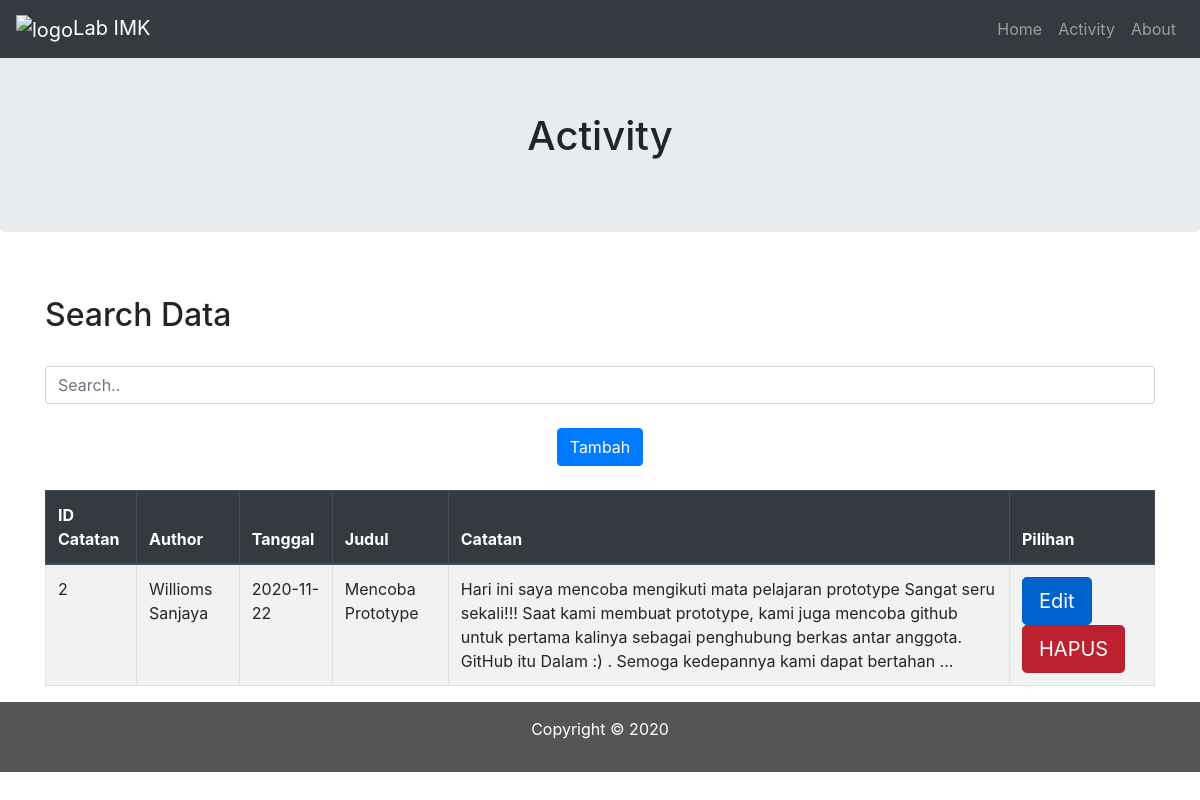
Page /activity.php on the committed database.
### tables this page shows
CREATE TABLE `diary_aktivitas` (
  `id` int(11) NOT NULL,
  `author` varchar(30) NOT NULL,
  `date_add` date NOT NULL,
  `date_update` date DEFAULT NULL,
  `title` varchar(30) NOT NULL,
  `content` text NOT NULL
);

### activity.php (the view, shortened to what this page needs)
<!DOCTYPE html>
<html lang="en">
<head>
  <link rel="stylesheet" href="https://maxcdn.bootstrapcdn.com/bootstrap/4.5.2/css/bootstrap.min.css">
</head>
<body>
<nav class="navbar navbar-expand-sm bg-dark navbar-dark fixed-top">
    <a class="navbar-brand" href="#">
        <img src="https://www.sascleanindonesia.com/wp-content/uploads/2015/10/logo-usu.png" alt="logo" style="width:80px;">Lab IMK
    </a>
    <div class="collapse navbar-collapse justify-content-end" id="collapsibleNavbar">
        <ul class="navbar-nav">
        <li class="nav-item">
            <a class="nav-link" href="index.php">Home</a>
        </li>
        <li class="nav-item">
        <a class="nav-link" href="activity.php">Activity</a>
        </li>
        <li class="nav-item">
            <a class="nav-link" href="about.php">About</a>
        </li>
        </ul>
    </div>
</nav>
<div class="jumbotron text-center" style="margin-bottom:0">
    <br/>
    <br/>
    <h1>Activity</h1>
</div>
<div class="container mt-3" style="margin-top: 100px">
    <br/>
    <br/>
    <h2>Search Data</h2>
    <br/>
    <input class="form-control" id="myInput" type="text" placeholder="Search..">
    <center>
    <br/>
     <a href="input.php" class="btn btn-primary">Tambah</a>
    <br/>
    <br/>
        <div class="table-responsive">
            <table cellpadding="8"  class="table table-bordered table-striped table-hover">
            <thead class="thead-dark">
                <tr>
                    <th align="center" colspan="1">ID Catatan</th>
                    <th align="center" colspan="1">Author</th>
                    <th align="center" colspan="1">Tanggal</th>
                    <th align="center" colspan="1">Judul</th>
                    <th align="center" colspan="1">Catatan</th>
                    <th align="center" colspan="1">Pilihan</th>
                </tr>
            </thead>
            <?php
                include 'koneksi.php';
                $data = mysqli_query($koneksi,"SELECT * FROM diary_aktivitas");
                while($d = mysqli_fetch_array($data)){
            ?>
            <tbody id="myTable">
                <tr>
                    <td><?php echo $d['id']; ?></td>
                    <td><?php echo $d['author']; ?></td>
                    <td><?php echo $d['date_add']; ?></td>
                    <td><?php echo $d['title']; ?></td>
                    <td><?php echo $d['content']; ?></td>
                    <td>
                <a href="update.php?id=<?php echo $d['id']; ?>" class="btn btn-primary btn-lg active" role="button" aria-pressed="true">Edit</a>
                <a href="delete.php?id=<?php echo $d['id']; ?>" onclick="return confirm('Anda yakin mau menghapus item ini ?')" class="btn btn-danger btn-lg active" role="button" aria-pressed="true">HAPUS </a>
                    </td>
                </tr>
            <?php
            }
            ?>
                </tbody>
            </table>
        </div>
    </center>
</div>
<footer class="container-fluid text-center">
    <p>Copyright &copy; 2020</p>
</footer>
</body>
</html>

### activity.php (style rules this page uses)
footer { background-color: #555; color: white; padding: 15px; }

### rows in the picture
diary_aktivitas: id "2", author "Willioms Sanjaya", date_add "2020-11-22", title "Mencoba Prototype", content "Hari ini saya mencoba mengikuti mata pelajaran prototype Sangat seru sekali!!! Saat kami membuat prototype, kami juga mencoba github untuk pertama kalinya sebagai penghubung berkas antar anggota. GitHub itu Dalam :) . Semoga kedepannya kami dapat bertahan ..."
